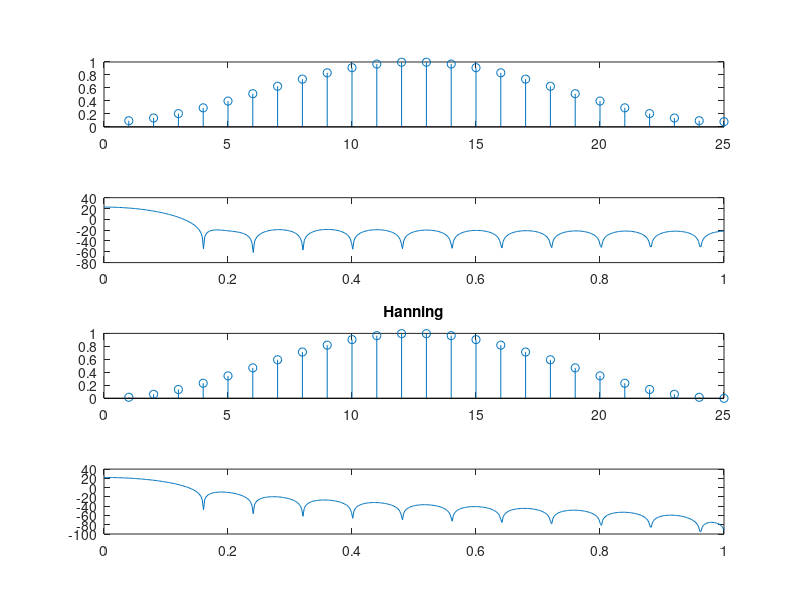

Write the MATLAB code that produced this figure.
clc
clear all
close all
N=25;
%hamming
for n=1:N
    w(n)=0.54-0.46*cos(2*pi*n/N)
end
n=1:N
b=freqz(w)
subplot(4,1,1)
title('Hamming')
stem(w)
n=0:pi/(length(b)-1):pi
subplot(4,1,2)
plot(n/pi,20*log10(b));
%hanning
for n=1:N
    w(n)=0.50*(1-cos(2*pi*n/N))
end
n=1:N
b=freqz(w)
subplot(4,1,3)
stem(w)
title('Hanning')
n=0:pi/(length(b)-1):pi
subplot(4,1,4)
plot(n/pi,20*log10(b));
